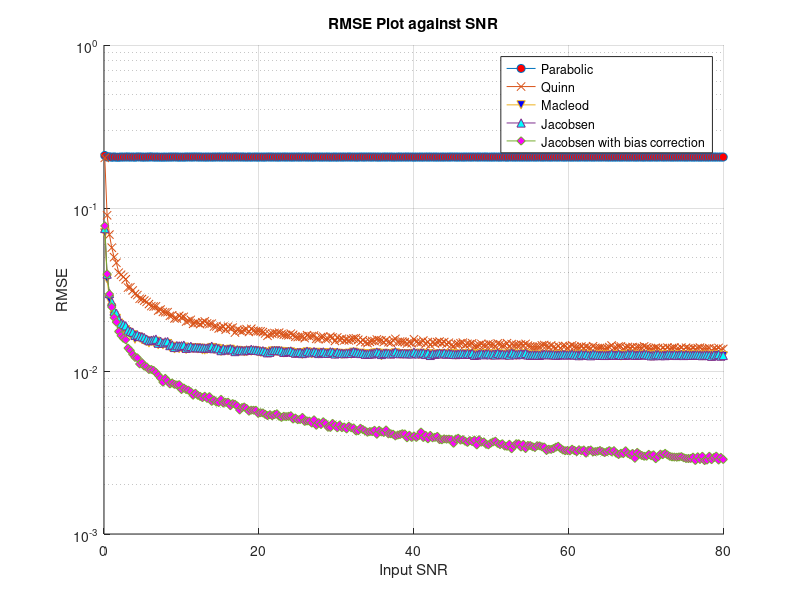

Recreate this plot in MATLAB.
delta=0.25;
snr=0.1:0.3:80;
N=8;
A=10;
Rk1=0;Rk2=0;Rk3=0;
for i=1:N
    e1=A*exp(1i*(2*pi/N)*(delta+1)*(i-1));
    Rk1=Rk1+e1;
end

for i=1:N
    e2=A*exp(1i*(2*pi/N)*(delta)*(i-1));
    Rk2=Rk2+e2;
end

for i=1:N
    e3=A*exp(1i*(2*pi/N)*(delta-1)*(i-1));
    Rk3=Rk3+e3;
end

error_parabolic=zeros(size(snr));
error_quinn=zeros(size(snr));
error_macleod=zeros(size(snr));
error_j=zeros(size(snr));
error_jwbc=zeros(size(snr));
c=1000;
for i=1:length(snr)
    error_parabolic_temp=zeros(size(c));
    error_quinn_temp=zeros(size(c));
    error_macleod_temp=zeros(size(c));
    error_j_temp=zeros(size(c));
    error_jwbc_temp=zeros(size(c));
    for j=1:c
        sigma=sqrt(A^2 / snr(i));
        f1=Rk1+sigma/3*randn(1);
        f2=Rk2+sigma/3*randn(1);
        f3=Rk3+sigma/3*randn(1);

        error_parabolic_temp(j)=abs((abs(f3)-abs(f1))/(4*abs(f2)-2*abs(f1)-2*abs(f3))-delta);

        a1=real(f1/f2);
        a2=real(f3/f2);
        b1=a1/(1-a1);
        b2=a2/(1-a2);
        if b1>0 && b2>0
            error_quinn_temp(j)=abs(b2-delta);
        else
            error_quinn_temp(j)=abs(b1-delta);
        end

        d=real(f1*conj(f2)-f3*conj(f2))/real(2*(abs(f2)^2)+f1*conj(f2)+f3*conj(f2));
        error_macleod_temp(j)=abs((sqrt(1+8*(d*d))-1)/(4*d)-delta);

        error_j_temp(j)=abs(real((f1-f3)/(2*f2-f1-f3))-delta);

        error_jwbc_temp(j)=abs((tan(pi/N)/(pi/N))*real((f1-f3)/(2*f2-f1-f3))-delta);
    end
    error_parabolic(i)=sqrt(mean(error_parabolic_temp.^2));
    error_quinn(i)=sqrt(mean(error_quinn_temp.^2));
    error_macleod(i)=sqrt(mean(error_macleod_temp.^2));
    error_j(i)=sqrt(mean(error_j_temp.^2));
    error_jwbc(i)=sqrt(mean(error_jwbc_temp.^2));
    
end

hold on;
set(gca, 'YScale', 'log');ylim([0.001,1]);
plot(snr,error_parabolic,'Marker','o','MarkerFaceColor','red');
plot(snr,error_quinn,'Marker','x','MarkerFaceColor','green');
plot(snr,error_macleod,'Marker','v','MarkerFaceColor','blue');
plot(snr,error_j,'Marker','^','MarkerFaceColor','cyan');
plot(snr,error_jwbc,'Marker','d','MarkerFaceColor','magenta');
legend({'Parabolic','Quinn','Macleod','Jacobsen','Jacobsen with bias correction'},'Location','northeast');
title('RMSE Plot against SNR');xlabel('Input SNR');ylabel('RMSE');grid on;
hold off;